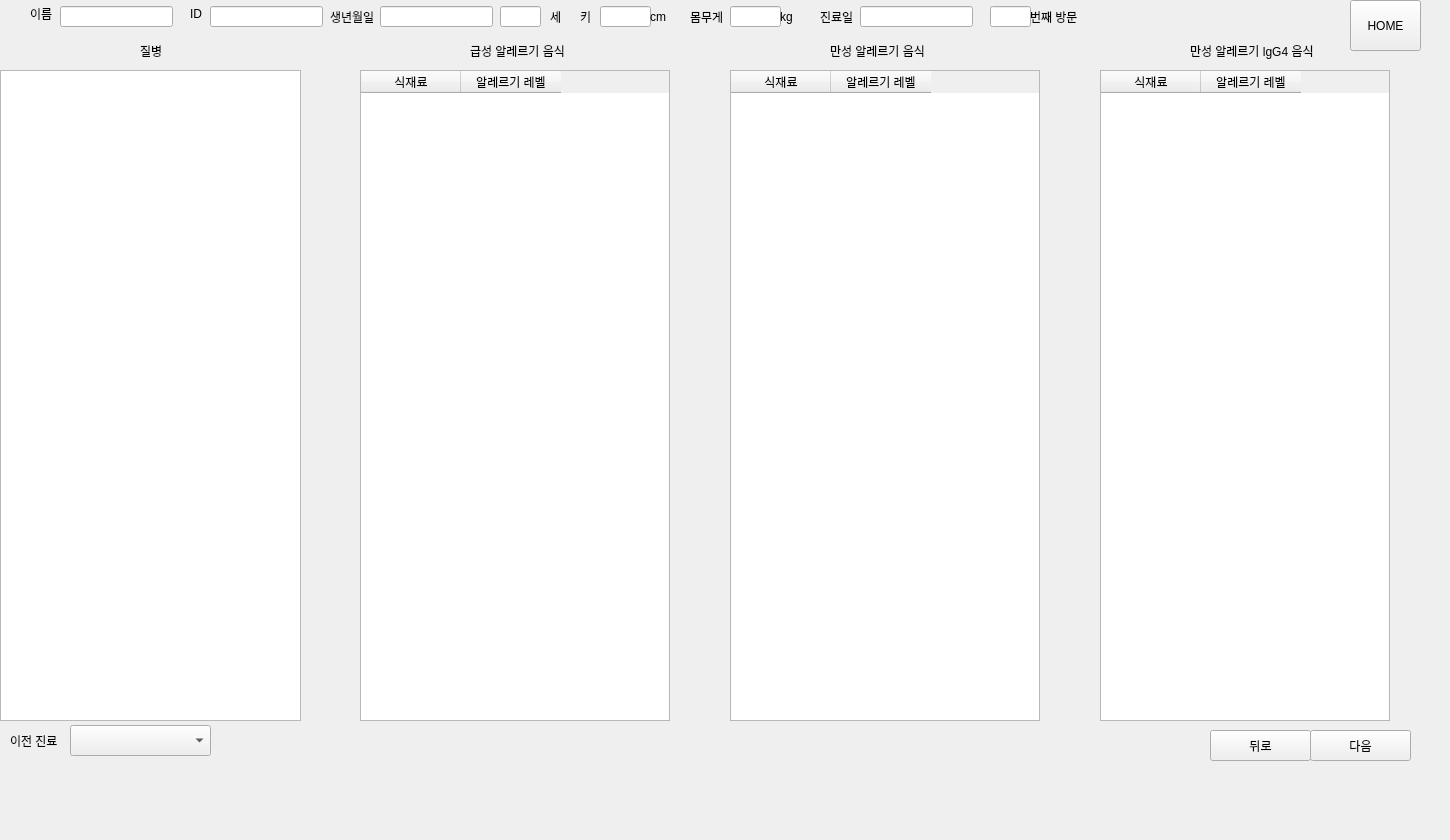
      <widget class="QWidget" name="page_7">
       <widget class="QWidget" name="widget" native="true">
        <property name="geometry">
         <rect>
          <x>0</x>
          <y>0</y>
          <width>1441</width>
          <height>831</height>
         </rect>
        </property>
        <widget class="QWidget" name="widget_2" native="true">
         <property name="geometry">
          <rect>
           <x>0</x>
           <y>-4</y>
           <width>1191</width>
           <height>41</height>
          </rect>
         </property>
         <widget class="QLineEdit" name="lineEdit_name_7">
          <property name="geometry">
           <rect>
            <x>60</x>
            <y>10</y>
            <width>113</width>
            <height>21</height>
           </rect>
          </property>
          <property name="readOnly">
           <bool>true</bool>
          </property>
         </widget>
         <widget class="QLabel" name="label_14">
          <property name="geometry">
           <rect>
            <x>30</x>
            <y>10</y>
            <width>60</width>
            <height>16</height>
           </rect>
          </property>
          <property name="text">
           <string>이름</string>
          </property>
         </widget>
         <widget class="QLabel" name="label_15">
          <property name="geometry">
           <rect>
            <x>190</x>
            <y>10</y>
            <width>60</width>
            <height>16</height>
           </rect>
          </property>
          <property name="text">
           <string>ID</string>
          </property>
         </widget>
         <widget class="QLineEdit" name="lineEdit_ID_7">
          <property name="geometry">
           <rect>
            <x>210</x>
            <y>10</y>
            <width>113</width>
            <height>21</height>
           </rect>
          </property>
          <property name="readOnly">
           <bool>true</bool>
          </property>
         </widget>
         <widget class="QLabel" name="label_16">
          <property name="geometry">
           <rect>
            <x>330</x>
            <y>10</y>
            <width>60</width>
            <height>21</height>
           </rect>
          </property>
          <property name="text">
           <string>생년월일 </string>
          </property>
         </widget>
         <widget class="QLineEdit" name="lineEdit_age_7">
          <property name="geometry">
           <rect>
            <x>500</x>
            <y>10</y>
            <width>41</width>
            <height>21</height>
           </rect>
          </property>
          <property name="readOnly">
           <bool>true</bool>
          </property>
         </widget>
         <widget class="QLineEdit" name="lineEdit_weight_7">
          <property name="geometry">
           <rect>
            <x>730</x>
            <y>10</y>
            <width>51</width>
            <height>21</height>
           </rect>
          </property>
          <property name="readOnly">
           <bool>true</bool>
          </property>
         </widget>
         <widget class="QLabel" name="label_17">
          <property name="geometry">
           <rect>
            <x>820</x>
            <y>10</y>
            <width>60</width>
            <height>21</height>
           </rect>
          </property>
          <property name="text">
           <string>진료일</string>
          </property>
         </widget>
         <widget class="QLabel" name="label_18">
          <property name="geometry">
           <rect>
            <x>1030</x>
            <y>10</y>
            <width>60</width>
            <height>21</height>
           </rect>
          </property>
          <property name="text">
           <string>번째 방문</string>
          </property>
         </widget>
         <widget class="QLabel" name="label_19">
          <property name="geometry">
           <rect>
            <x>550</x>
            <y>10</y>
            <width>60</width>
            <height>21</height>
           </rect>
          </property>
          <property name="text">
           <string>세</string>
          </property>
         </widget>
         <widget class="QLabel" name="label_20">
          <property name="geometry">
           <rect>
            <x>690</x>
            <y>10</y>
            <width>60</width>
            <height>21</height>
           </rect>
          </property>
          <property name="text">
           <string>몸무게</string>
          </property>
         </widget>
         <widget class="QLabel" name="label_21">
          <property name="geometry">
           <rect>
            <x>580</x>
            <y>10</y>
            <width>60</width>
            <height>21</height>
           </rect>
          </property>
          <property name="text">
           <string>키</string>
          </property>
         </widget>
         <widget class="QLineEdit" name="lineEdit_height_7">
          <property name="geometry">
           <rect>
            <x>600</x>
            <y>10</y>
            <width>51</width>
            <height>21</height>
           </rect>
          </property>
          <property name="readOnly">
           <bool>true</bool>
          </property>
         </widget>
         <widget class="QLineEdit" name="lineEdit_nthVisit_7">
          <property name="geometry">
           <rect>
            <x>990</x>
            <y>10</y>
            <width>41</width>
            <height>21</height>
           </rect>
          </property>
          <property name="readOnly">
           <bool>true</bool>
          </property>
         </widget>
         <widget class="QLineEdit" name="lineEdit_birthdate_7">
          <property name="geometry">
           <rect>
            <x>380</x>
            <y>10</y>
            <width>113</width>
            <height>21</height>
           </rect>
          </property>
          <property name="readOnly">
           <bool>true</bool>
          </property>
         </widget>
         <widget class="QLineEdit" name="lineEdit_lastOfficeVisit_7">
          <property name="geometry">
           <rect>
            <x>860</x>
            <y>10</y>
            <width>113</width>
            <height>21</height>
           </rect>
          </property>
          <property name="readOnly">
           <bool>true</bool>
          </property>
         </widget>
         <widget class="QLabel" name="label_73">
          <property name="geometry">
           <rect>
            <x>650</x>
            <y>10</y>
            <width>60</width>
            <height>21</height>
           </rect>
          </property>
          <property name="text">
           <string>cm</string>
          </property>
         </widget>
         <widget class="QLabel" name="label_86">
          <property name="geometry">
           <rect>
            <x>780</x>
            <y>10</y>
            <width>60</width>
            <height>21</height>
           </rect>
          </property>
          <property name="text">
           <string>kg</string>
          </property>
         </widget>
        </widget>
        <widget class="QPushButton" name="btn_home_7">
         <property name="geometry">
          <rect>
           <x>1350</x>
           <y>0</y>
           <width>71</width>
           <height>51</height>
          </rect>
         </property>
         <property name="text">
          <string>HOME</string>
         </property>
        </widget>
        <widget class="QWidget" name="widget_18" native="true">
         <property name="geometry">
          <rect>
           <x>0</x>
           <y>40</y>
           <width>1421</width>
           <height>781</height>
          </rect>
         </property>
         <widget class="QListWidget" name="listWidget_diseases_7">
          <property name="geometry">
           <rect>
            <x>0</x>
            <y>30</y>
            <width>301</width>
            <height>651</height>
           </rect>
          </property>
         </widget>
         <widget class="QLabel" name="label_82">
          <property name="geometry">
           <rect>
            <x>140</x>
            <y>0</y>
            <width>60</width>
            <height>21</height>
           </rect>
          </property>
          <property name="text">
           <string>질병</string>
          </property>
         </widget>
         <widget class="QTableWidget" name="tableWidget_allergies_gs_7">
          <property name="geometry">
           <rect>
            <x>360</x>
            <y>30</y>
            <width>310</width>
            <height>651</height>
           </rect>
          </property>
          <column>
           <property name="text">
            <string>식재료</string>
           </property>
          </column>
          <column>
           <property name="text">
            <string>알레르기 레벨</string>
           </property>
          </column>
         </widget>
         <widget class="QLabel" name="label_83">
          <property name="geometry">
           <rect>
            <x>470</x>
            <y>0</y>
            <width>101</width>
            <height>21</height>
           </rect>
          </property>
          <property name="text">
           <string>급성 알레르기 음식</string>
          </property>
         </widget>
         <widget class="QTableWidget" name="tableWidget_allergies_ms_7">
          <property name="geometry">
           <rect>
            <x>730</x>
            <y>30</y>
            <width>310</width>
            <height>651</height>
           </rect>
          </property>
          <column>
           <property name="text">
            <string>식재료</string>
           </property>
          </column>
          <column>
           <property name="text">
            <string>알레르기 레벨</string>
           </property>
          </column>
         </widget>
         <widget class="QTableWidget" name="tableWidget_allergies_lgg4_7">
          <property name="geometry">
           <rect>
            <x>1100</x>
            <y>30</y>
            <width>290</width>
            <height>651</height>
           </rect>
          </property>
          <column>
           <property name="text">
            <string>식재료</string>
           </property>
          </column>
          <column>
           <property name="text">
            <string>알레르기 레벨</string>
           </property>
          </column>
         </widget>
         <widget class="QLabel" name="label_84">
          <property name="geometry">
           <rect>
            <x>830</x>
            <y>0</y>
            <width>101</width>
            <height>21</height>
           </rect>
          </property>
          <property name="text">
           <string>만성 알레르기 음식</string>
          </property>
         </widget>
         <widget class="QLabel" name="label_85">
          <property name="geometry">
           <rect>
            <x>1190</x>
            <y>0</y>
            <width>131</width>
            <height>21</height>
           </rect>
          </property>
          <property name="text">
           <string>만성 알레르기 lgG4 음식 </string>
          </property>
         </widget>
         <widget class="QComboBox" name="combobox_past_diagnosis_7">
          <property name="geometry">
           <rect>
            <x>70</x>
            <y>685</y>
            <width>141</width>
            <height>31</height>
           </rect>
          </property>
         </widget>
         <widget class="QLabel" name="label_69">
          <property name="geometry">
           <rect>
            <x>10</x>
            <y>690</y>
            <width>71</width>
            <height>21</height>
           </rect>
          </property>
          <property name="text">
           <string>이전 진료</string>
          </property>
         </widget>
        </widget>
        <widget class="QWidget" name="widget_19" native="true">
         <property name="geometry">
          <rect>
           <x>1110</x>
           <y>710</y>
           <width>311</width>
           <height>71</height>
          </rect>
         </property>
         <widget class="QPushButton" name="btn_back_7">
          <property name="geometry">
           <rect>
            <x>100</x>
            <y>20</y>
            <width>101</width>
            <height>31</height>
           </rect>
          </property>
          <property name="text">
           <string>뒤로</string>
          </property>
         </widget>
         <widget class="QPushButton" name="btn_next_7">
          <property name="geometry">
           <rect>
            <x>200</x>
            <y>20</y>
            <width>101</width>
            <height>31</height>
           </rect>
          </property>
          <property name="text">
           <string>다음</string>
          </property>
         </widget>
        </widget>
       </widget>
      </widget>
